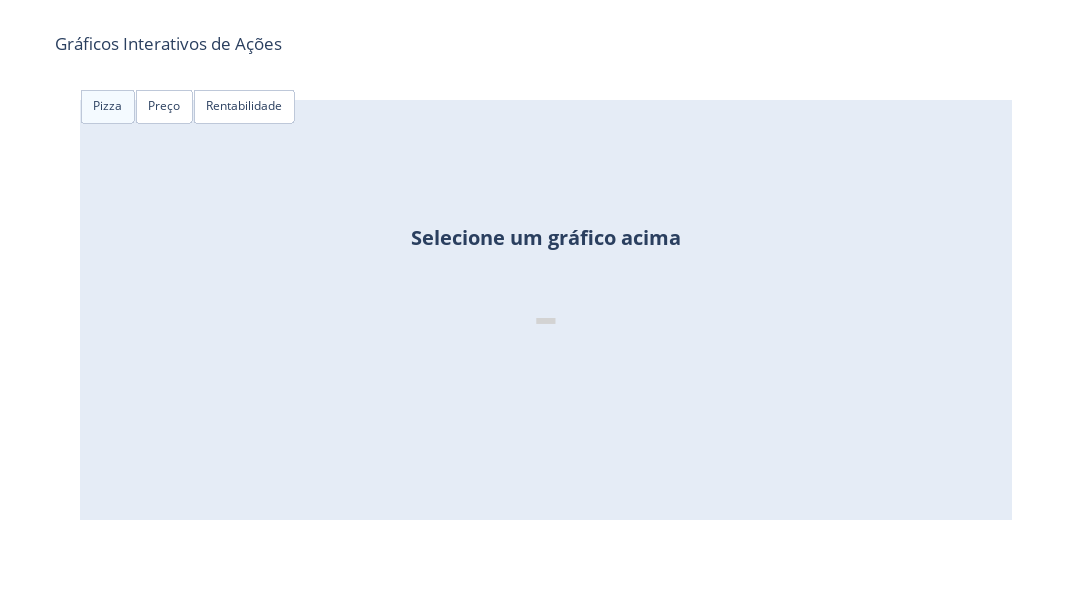

Notebook code for this chart:
### Code cell
import plotly.graph_objects as go

# --------- Cores Personalizadas EUA ---------
cores_personalizadas_eua = {
    'AAPL': '#A2AAAD',    # Apple - cinza
    'AMZN': '#FF9900',    # Amazon - laranja
    'BRK-B': '#0033A0',   # Berkshire - azul
    'JPM': '#0074A2',     # JPMorgan - azul claro
    'KO': '#E41F26',      # Coca-Cola - vermelho
    'TSLA': '#CC0000',    # Tesla - vermelho escuro
    'XOM': '#0054A4'      # Exxon - azul
}

# --------- Tela Inicial: Indicador com texto ---------
tela_inicial = go.Indicator(
    title={"text": "<b>Selecione um gráfico acima</b>"},
    number={"font": {"color": "lightgray"}},
    domain={"x": [0, 1], "y": [0, 1]}
)

# --------- Gráfico de Pizza ---------
pizza = go.Pie(
    labels=df_pie['Ativo'],
    values=df_pie['Peso'],
    name='Participações',
    marker_colors=[cores_personalizadas_eua.get(i, 'gray') for i in df_pie['Ativo']],
    textinfo='percent+label',
    hole=0
)

# --------- Gráfico de Preço ---------
linhas_preco = [
    go.Scatter(
        x=df_plot_eua[df_plot_eua['Ativo'] == ativo]['Date'],
        y=df_plot_eua[df_plot_eua['Ativo'] == ativo]['Preço'],
        name=ativo,
        mode='lines',
        line=dict(color=cores_personalizadas_eua.get(ativo, 'gray'))
    )
    for ativo in df_plot_eua['Ativo'].unique()
]

# --------- Gráfico de Rentabilidade ---------
linhas_rent = [
    go.Scatter(
        x=df_total[df_total['Ativo'] == ativo]['Date'],
        y=df_total[df_total['Ativo'] == ativo]['Rentabilidade Normalizada (%)'],
        name=ativo,
        mode='lines',
        line=dict(color=cores_personalizadas_eua.get(ativo, 'gray'))
    )
    for ativo in df_total['Ativo'].unique()
]

# --------- Layout com Botões ---------
layout = go.Layout(
    title='Gráficos Interativos de Ações',
    hovermode='x unified',
    xaxis=dict(visible=False),
    yaxis=dict(visible=False),
    height=600,
    width=1500,
    updatemenus=[
        dict(
            type='buttons',
            direction='right',
            showactive=True,
            x=0,
            xanchor='left',
            y=1.05,
            yanchor='top',
            pad={'r': 10, 't': 10},
            buttons=[
                dict(label='Pizza',
                     method='update',
                     args=[{'visible': [False, True] + [False]*len(linhas_preco) + [False]*len(linhas_rent)},
                           {'title': 'Participações Relativas das Ações no Portfólio',
                            'xaxis': {'visible': False},
                            'yaxis': {'visible': False}}]),
                dict(label='Preço',
                     method='update',
                     args=[{'visible': [False, False] + [True]*len(linhas_preco) + [False]*len(linhas_rent)},
                           {'title': 'Evolução do Preço das Ações no Portfólio',
                            'xaxis': {'visible': True, 'rangeslider': {'visible': True}},
                            'yaxis': {'visible': True}}]),
                dict(label='Rentabilidade',
                     method='update',
                     args=[{'visible': [False, False] + [False]*len(linhas_preco) + [True]*len(linhas_rent)},
                           {'title': 'Rentabilidade Normalizada dos Ativos e da Carteira',
                            'xaxis': {'visible': True, 'rangeslider': {'visible': True}},
                            'yaxis': {'visible': True}}])
            ]
        )
    ]
)

# --------- Criar Figura ---------
fig = go.Figure(data=[tela_inicial, pizza] + linhas_preco + linhas_rent, layout=layout)

# Visibilidade inicial: somente a mensagem
visibility = [True, False] + [False]*(len(linhas_preco) + len(linhas_rent))
for i, trace in enumerate(fig.data):
    trace.visible = visibility[i]

# Exibir
fig.show()

### Figure 1 — Plotly figure (JSON) as saved in the notebook; plotly's stock layout.template omitted (floating-point values rounded to 4 significant figures; data arrays with more than 128 entries replaced by an {"elided": "..."} marker saying what was removed)
{"data": [{"domain": {"x": [0, 1], "y": [0, 1]}, "number": {"font": {"color": "lightgray"}}, "title": {"text": "<b>Selecione um gráfico acima</b>"}, "type": "indicator", "visible": true}, {"hole": 0, "labels": ["AAPL", "JPM", "AMZN", "KO", "BRK-B", "XOM", "TSLA"], "marker": {"colors": ["#A2AAAD", "#0074A2", "#FF9900", "#E41F26", "#0033A0", "#0054A4", "#CC0000"]}, "name": "Participações", "textinfo": "percent+label", "type": "pie", "values": [0.15, 0.15, 0.2, 0.1, 0.1, 0.15, 0.15], "visible": false}, {"line": {"color": "#A2AAAD"}, "mode": "lines", "name": "AAPL", "type": "scatter", "visible": false, "x": {"elided": "2767 str values"}, "y": {"elided": "2767 float values"}}, {"line": {"color": "#FF9900"}, "mode": "lines", "name": "AMZN", "type": "scatter", "visible": false, "x": {"elided": "2767 str values"}, "y": {"elided": "2767 float values"}}, {"line": {"color": "#0033A0"}, "mode": "lines", "name": "BRK-B", "type": "scatter", "visible": false, "x": {"elided": "2767 str values"}, "y": {"elided": "2767 float values"}}, {"line": {"color": "#0074A2"}, "mode": "lines", "name": "JPM", "type": "scatter", "visible": false, "x": {"elided": "2767 str values"}, "y": {"elided": "2767 float values"}}, {"line": {"color": "#E41F26"}, "mode": "lines", "name": "KO", "type": "scatter", "visible": false, "x": {"elided": "2767 str values"}, "y": {"elided": "2767 float values"}}, {"line": {"color": "#CC0000"}, "mode": "lines", "name": "TSLA", "type": "scatter", "visible": false, "x": {"elided": "2767 str values"}, "y": {"elided": "2767 float values"}}, {"line": {"color": "#0054A4"}, "mode": "lines", "name": "XOM", "type": "scatter", "visible": false, "x": {"elided": "2767 str values"}, "y": {"elided": "2767 float values"}}, {"line": {"color": "#A2AAAD"}, "mode": "lines", "name": "AAPL", "type": "scatter", "visible": false, "x": {"elided": "2767 str values"}, "y": {"elided": "2767 float values"}}, {"line": {"color": "#FF9900"}, "mode": "lines", "name": "AMZN", "type": "scatter", "visible": false, "x": {"elided": "2767 str values"}, "y": {"elided": "2767 float values"}}, {"line": {"color": "#0033A0"}, "mode": "lines", "name": "BRK-B", "type": "scatter", "visible": false, "x": {"elided": "2767 str values"}, "y": {"elided": "2767 float values"}}, {"line": {"color": "#0074A2"}, "mode": "lines", "name": "JPM", "type": "scatter", "visible": false, "x": {"elided": "2767 str values"}, "y": {"elided": "2767 float values"}}, {"line": {"color": "#E41F26"}, "mode": "lines", "name": "KO", "type": "scatter", "visible": false, "x": {"elided": "2767 str values"}, "y": {"elided": "2767 float values"}}, {"line": {"color": "#CC0000"}, "mode": "lines", "name": "TSLA", "type": "scatter", "visible": false, "x": {"elided": "2767 str values"}, "y": {"elided": "2767 float values"}}, {"line": {"color": "#0054A4"}, "mode": "lines", "name": "XOM", "type": "scatter", "visible": false, "x": {"elided": "2767 str values"}, "y": {"elided": "2767 float values"}}, {"line": {"color": "gray"}, "mode": "lines", "name": "Carteira", "type": "scatter", "visible": false, "x": {"elided": "2767 str values"}, "y": {"elided": "2767 float values"}}], "layout": {"height": 600, "hovermode": "x unified", "title": {"text": "Gráficos Interativos de Ações"}, "updatemenus": [{"buttons": [{"args": [{"visible": [false, true, false, false, false, false, false, false, false, false, false, false, false, false, false, false, false]}, {"title": "Participações Relativas das Ações no Portfólio", "xaxis": {"visible": false}, "yaxis": {"visible": false}}], "label": "Pizza", "method": "update"}, {"args": [{"visible": [false, false, true, true, true, true, true, true, true, false, false, false, false, false, false, false, false]}, {"title": "Evolução do Preço das Ações no Portfólio", "xaxis": {"rangeslider": {"visible": true}, "visible": true}, "yaxis": {"visible": true}}], "label": "Preço", "method": "update"}, {"args": [{"visible": [false, false, false, false, false, false, false, false, false, true, true, true, true, true, true, true, true]}, {"title": "Rentabilidade Normalizada dos Ativos e da Carteira", "xaxis": {"rangeslider": {"visible": true}, "visible": true}, "yaxis": {"visible": true}}], "label": "Rentabilidade", "method": "update"}], "direction": "right", "pad": {"r": 10, "t": 10}, "showactive": true, "type": "buttons", "x": 0, "xanchor": "left", "y": 1.05, "yanchor": "top"}], "width": 1500, "xaxis": {"visible": false}, "yaxis": {"visible": false}}}
